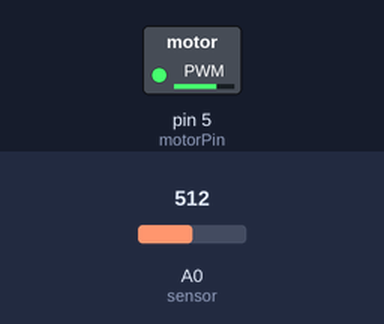
This sketch was run on a simulated Arduino Uno, built with avr-gcc and run on an emulated ATmega328P. On the bench: switched loads named in the sketch (green lamp = pin HIGH). The test bench sets the inputs (shaded band); at power-on: A0 (sensor) = 512.

Above: at 1.2 s.
1.3 s: A0 (sensor) set to 716
At 2.0 s:
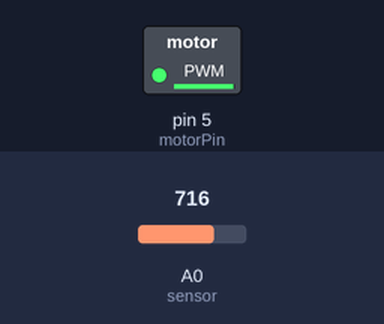
2.8 s: A0 (sensor) set to 900
At 3.1 s:
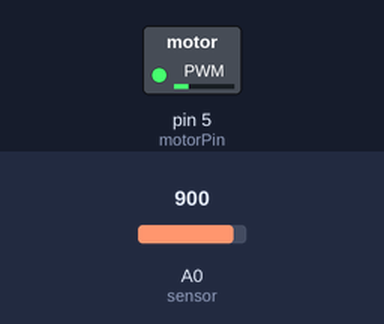
4.3 s: A0 (sensor) set to 1023
At 5.5 s:
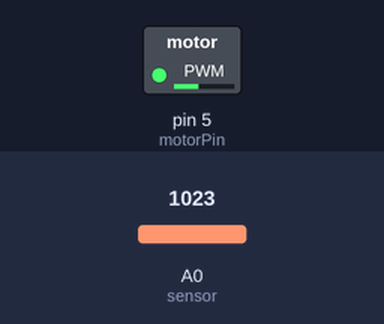
5.8 s: A0 (sensor) set to 0
At 6.6 s:
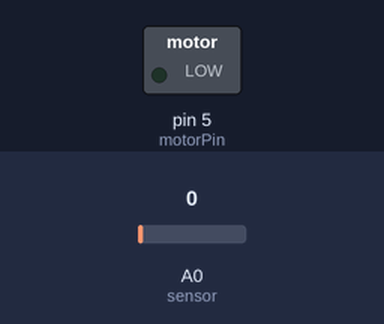
Timing chart, 0 to 8.3 s (numbered marks = the images above; inputs shaded):
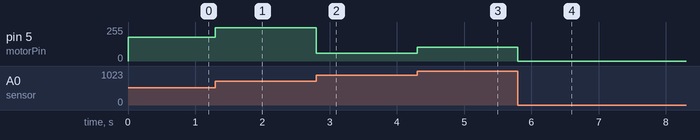

The sketch:

motor.ino
```cpp
int sensor = A0;
int motorPin = 5;

void setup() {
  pinMode(sensor, INPUT);      //Setup sensor
  pinMode(motorPin, OUTPUT);   //Setup motor
  Serial.begin(9600); //Set computer serial output to 9600 bits per second(make sure manager is the same)
}

void loop() {
    int reading = analogRead(sensor);  //Get reading
    int angle = map(reading, 0, 1023, 0, 360);  //Convert reading to degrees by changing the range
    int speed = map(angle, 0, 360, 0, 255);     //Find speed relative to angle

    analogWrite(motorPin, angle);
}
```

Measured:
- after the input at 1.3 s, pin 5 (motorPin): 180/255 → 251/255 at once
- after the input at 2.8 s, pin 5 (motorPin): 251/255 → 60/255 at once
- after the input at 4.3 s, pin 5 (motorPin): 60/255 → 104/255 at once
- after the input at 5.8 s, pin 5 (motorPin): 104/255 → 0/255 at once
